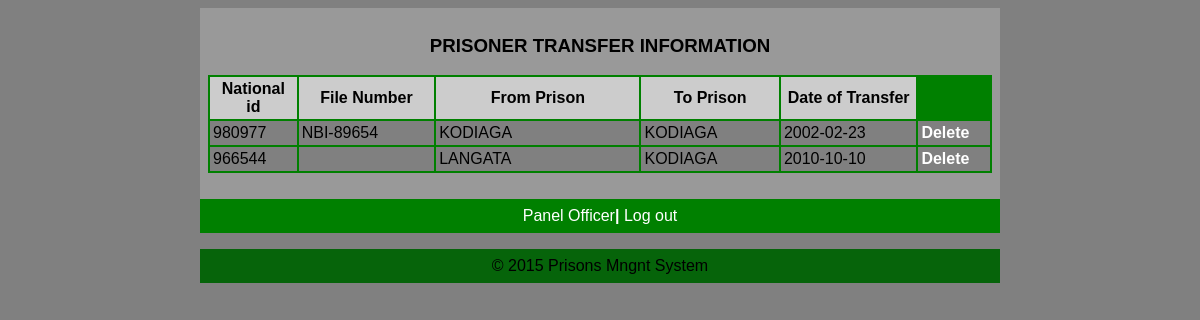
Page /officer/viewtransfer1.php on the committed database.
### tables this page shows
CREATE TABLE IF NOT EXISTS `transfer` (
  `National_id` int(16) NOT NULL,
  `File_num` varchar(16) NOT NULL,
  `From_prison` varchar(17) NOT NULL,
  `To_prison` varchar(18) NOT NULL,
  `Dateoftransfer` date NOT NULL,
  PRIMARY KEY (`National_id`)
);

### officer/viewtransfer1.php (the view, shortened to what this page needs)
<html>
<head>
   <link rel="stylesheet" media="screen" href="login.css" >
</head>
<body>
	<table align='center' border='0' bgcolor='GREEN' width='800' cellpadding='8' cellspacing='0' height='200'>
          <tr>
            <td bgcolor='#999999' valign='center'>
<?php
$tbl_name="transfer";
$sel= mysql_query("select * from $tbl_name ORDER BY National_id DESC LIMIT 0,7");
echo"<table align='center'bgcolor='GREEN' width='100%' border='0' cellpadding='3' cellspacing='2' bgcolor='silver'>
<caption><h3>PRISONER TRANSFER  INFORMATION</h3></caption>
<tr bgcolor='#CCCCCC'>
<th width='3%'>National id</th>
<th width='10%'>File Number</th>
<th width='15%'>From Prison</th>
<th width='10%'>To Prison</th>
<th width='10%'>Date of Transfer</th>
</tr>";
   while($row=mysql_fetch_array ($sel))
{
echo "<tr bgcolor='grey'>";
echo  "<td width='3%'>".$row ['National_id']."</td>";
echo  "<td width='10%'>".$row ['File_num']."</td>";
echo  "<td width='7%'>".$row ['From_prison']."</td>";
echo  "<td width='10%'>".$row ['To_prison']."</td>";
echo  "<td width='10%'>".$row ['Dateoftransfer']. "</td>";
echo '<td width="3%"><b><a href="deletetransfer1.php?id=' . $row['National_id'] . '">Delete</a></font></b></td>';
echo "</tr>";
}
echo"</table>";
?>
<br/>
			</td>
          </tr>
          <tr>
			<td align="center" bgcolor='GREEN'><a href="officerpanel.php" target="_parent">Panel Officer<b>|</b></a>
			<a href="index.php" target="_parent">Log out</a></td>
          </tr>
          <tr>
            <td align='center' bgcolor='GREY' height='1'>
					<?php
           include("footer.php");
                ?>
            </td>
          </tr>
	</table>
</body>
</head>
</html>

### officer/login.css (style rules this page uses)
body { font: 14px/21px "Lucida Sans", "Lucida Grande", "Lucida Sans Unicode", sans-serif;background:gray; }
a { color:#fff; text-decoration:none; }

### rows in the picture
transfer: National_id "980977", File_num "NBI-89654", From_prison "KODIAGA", To_prison "KODIAGA", Dateoftransfer "2002-02-23"
transfer: National_id "966544", From_prison "LANGATA", To_prison "KODIAGA", Dateoftransfer "2010-10-10"
